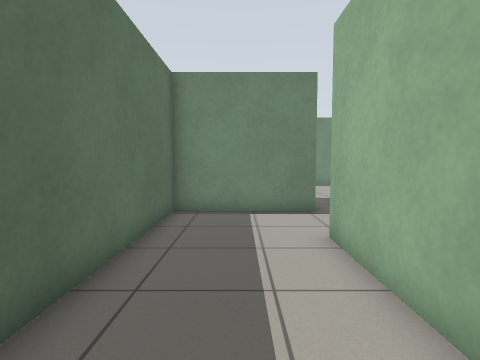
view 1 (above)

16 first-person views from a walk through a Gazebo world. The camera is 0.94 m above the floor, tilts 4° down and sees 80° across. The floor is counted in squares, 0.5 m on a side. Each view is taken from the middle of a square. On the plan, view 1 faces up. The plan holds only what a view shows up to about 16 squares ahead; the rest is blank.

view 2
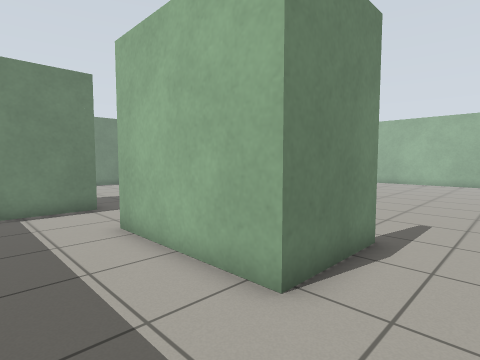

view 3
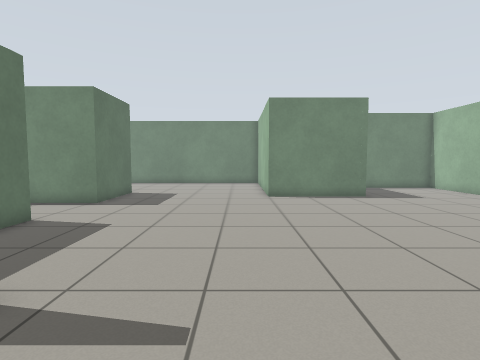

view 4
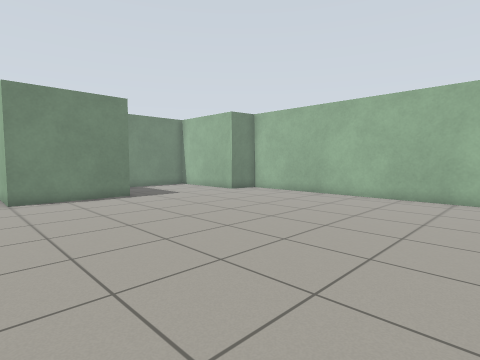

view 5
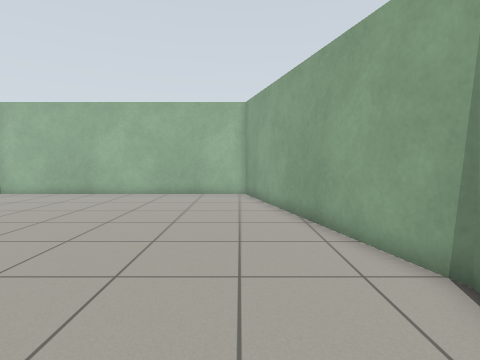

view 6
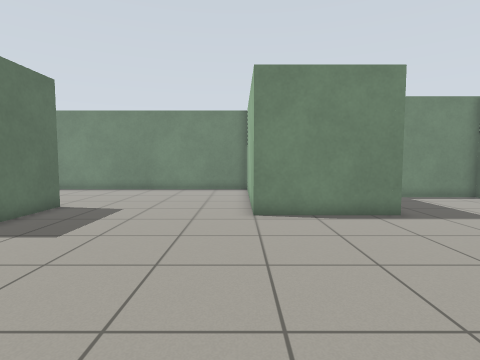

view 7
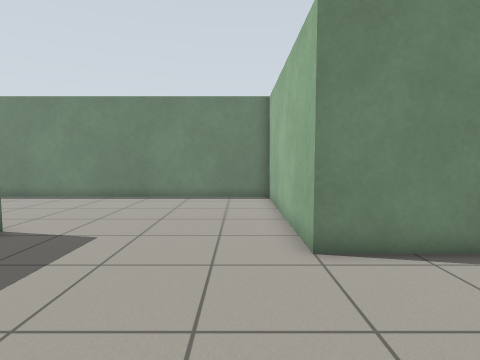

view 8
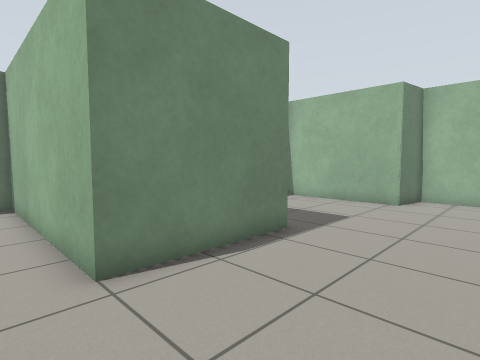

view 9
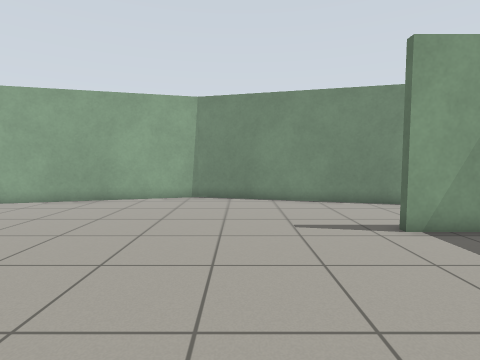

view 10
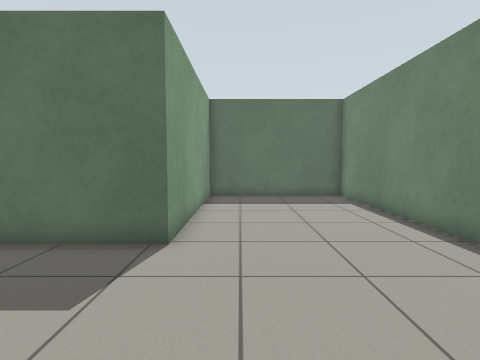

view 11
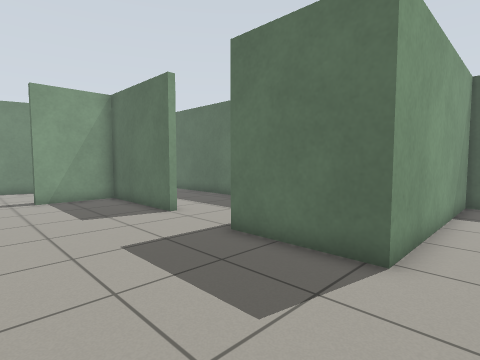

view 12
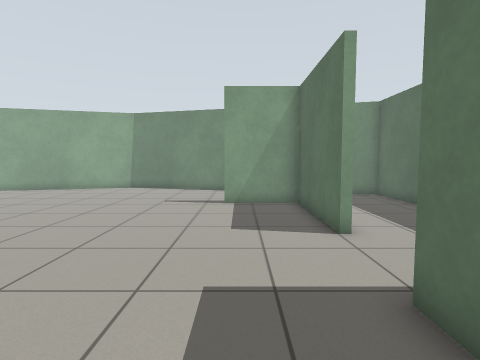

view 13
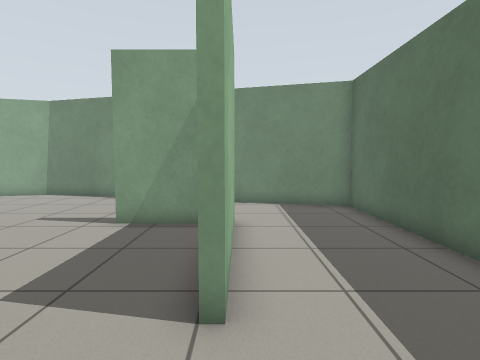

view 14
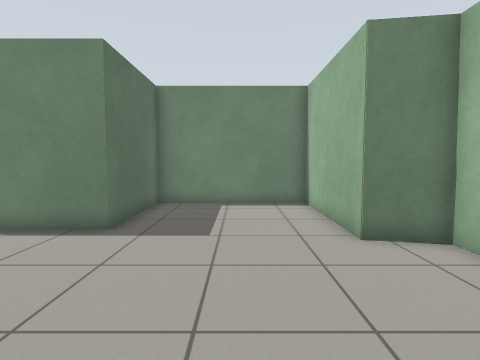

view 15
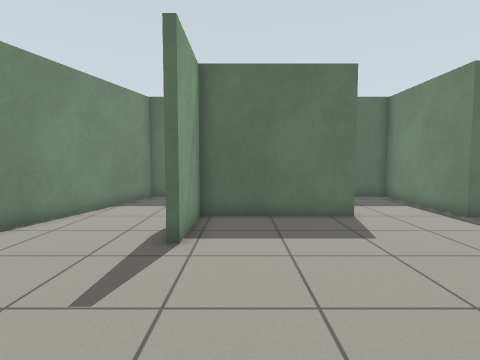

view 16
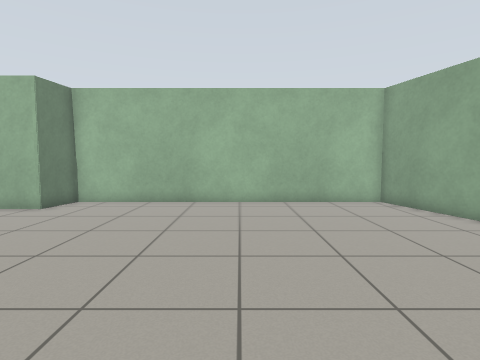

### Floor plan
Points are (right, up) in squares from view 1. A wall is a line through its corners. A room is listed if a view was taken in it or the views show most of it. See-through windows are left out.
Room 1 (views 1, 2, 13)
walls: (2.2, 1.3) (2.2, 6.9); (2.8, 10.4) (-2.4, 10.4) (-2.4, -1.5) (0.2, -2.2)
ways out: opening at (0.2, 0.5) to room 2; opening at (2, 8.5) to room 2
Room 2 (views 3, 4, 5, 6, 7, 8, 9, 10, 11, 12, 14, 15, 16)
walls: (2.5, 6.9) (2.5, 1.6) (5.7, 1.6) (5.7, 1.3) (2.2, 1.3); (0.2, -2.2) (12.1, -5.4) (23.7, -2.3) (23.7, 11.4) (21.9, 11.6) (21.9, 17.3) (15.5, 17.3) (15.5, 12.6) (10.5, 12.6) (10.5, 21.3) (-5.9, 21.3) (-5.9, 14.4) (2.8, 14.4) (2.8, 10.4)
ways out: opening at (0.2, 0.5) to room 1; opening at (2, 8.5) to room 1

Where each view was taken, in squares from view 1:
view 1: 0 up, 0 right, facing up
view 2: 1 down, 1 left, facing up-right
view 3: 2 down, 9 right, facing up
view 4: 2 down, 9 right, facing up-right
view 5: 2 down, 8 right, facing right
view 6: 3 up, 10 right, facing up
view 7: 7 up, 9 right, facing up
view 8: 8 up, 9 right, facing up-right
view 9: 9 up, 10 right, facing down
view 10: 16 up, 9 right, facing left
view 11: 16 up, 8 right, facing down-left
view 12: 14 up, 5 right, facing down
view 13: 10 up, 2 right, facing down
view 14: 5 up, 19 right, facing up
view 15: 3 up, 12 right, facing left
view 16: 4 up, 11 right, facing right
